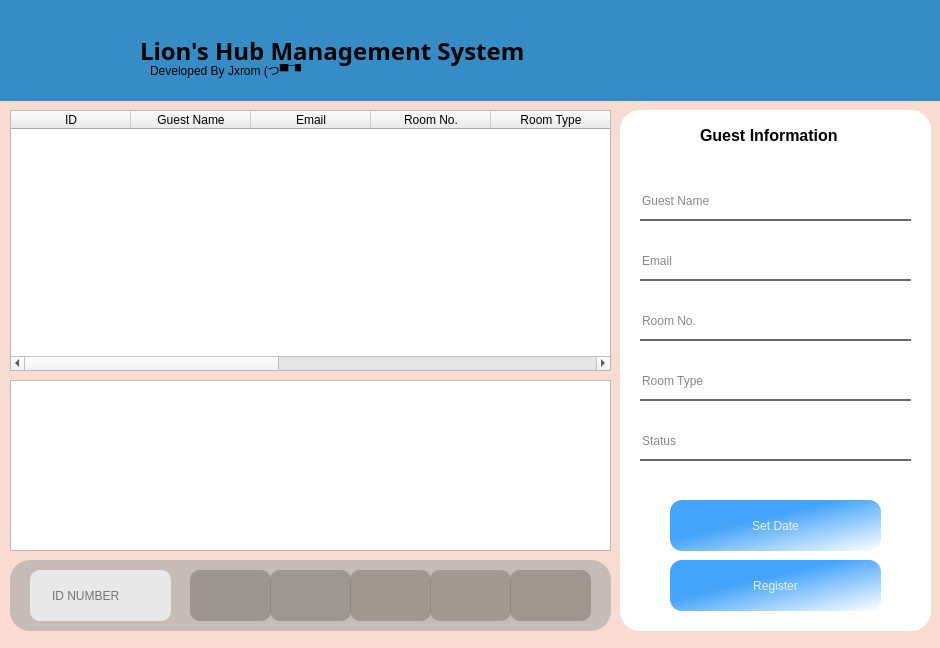
<?xml version="1.0" encoding="UTF-8"?>
<ui version="4.0">
 <class>MainWindow</class>
 <widget class="QMainWindow" name="MainWindow">
  <property name="geometry">
   <rect>
    <x>0</x>
    <y>0</y>
    <width>940</width>
    <height>648</height>
   </rect>
  </property>
  <property name="windowTitle">
   <string>Resort Management System</string>
  </property>
  <property name="windowIcon">
   <iconset resource="rsc.qrc">
    <normaloff>:/icons/icons/lion.png</normaloff>:/icons/icons/lion.png</iconset>
  </property>
  <widget class="QWidget" name="centralwidget">
   <widget class="QLabel" name="label">
    <property name="geometry">
     <rect>
      <x>0</x>
      <y>0</y>
      <width>941</width>
      <height>101</height>
     </rect>
    </property>
    <property name="styleSheet">
     <string notr="true">background-color:rgb(54, 141, 197);</string>
    </property>
    <property name="text">
     <string/>
    </property>
    <property name="pixmap">
     <pixmap resource="rsc.qrc">:/images/images/sky.jpg</pixmap>
    </property>
    <property name="scaledContents">
     <bool>true</bool>
    </property>
   </widget>
   <widget class="QLabel" name="label_2">
    <property name="geometry">
     <rect>
      <x>0</x>
      <y>100</y>
      <width>940</width>
      <height>551</height>
     </rect>
    </property>
    <property name="styleSheet">
     <string notr="true">background-color:rgb(248, 220, 209)</string>
    </property>
    <property name="text">
     <string/>
    </property>
    <property name="pixmap">
     <pixmap resource="rsc.qrc">:/images/images/resort.jpg</pixmap>
    </property>
    <property name="scaledContents">
     <bool>true</bool>
    </property>
   </widget>
   <widget class="QTableWidget" name="table_widget">
    <property name="geometry">
     <rect>
      <x>10</x>
      <y>110</y>
      <width>601</width>
      <height>261</height>
     </rect>
    </property>
    <attribute name="horizontalHeaderDefaultSectionSize">
     <number>120</number>
    </attribute>
    <attribute name="verticalHeaderVisible">
     <bool>false</bool>
    </attribute>
    <column>
     <property name="text">
      <string>ID</string>
     </property>
    </column>
    <column>
     <property name="text">
      <string>Guest Name</string>
     </property>
    </column>
    <column>
     <property name="text">
      <string>Email</string>
     </property>
    </column>
    <column>
     <property name="text">
      <string>Room No.</string>
     </property>
    </column>
    <column>
     <property name="text">
      <string>Room Type</string>
     </property>
    </column>
    <column>
     <property name="text">
      <string>Status</string>
     </property>
    </column>
    <column>
     <property name="text">
      <string>Date Checked In</string>
     </property>
    </column>
    <column>
     <property name="text">
      <string>Date Checked Out</string>
     </property>
    </column>
    <column>
     <property name="text">
      <string>Amount</string>
     </property>
    </column>
   </widget>
   <widget class="QLabel" name="label_4">
    <property name="geometry">
     <rect>
      <x>620</x>
      <y>110</y>
      <width>311</width>
      <height>521</height>
     </rect>
    </property>
    <property name="styleSheet">
     <string notr="true">background-color: rgb(255, 255, 255);
border-radius: 20px</string>
    </property>
    <property name="text">
     <string/>
    </property>
   </widget>
   <widget class="QLabel" name="label_5">
    <property name="geometry">
     <rect>
      <x>700</x>
      <y>120</y>
      <width>151</width>
      <height>31</height>
     </rect>
    </property>
    <property name="font">
     <font>
      <pointsize>12</pointsize>
      <weight>75</weight>
      <bold>true</bold>
     </font>
    </property>
    <property name="text">
     <string>Guest Information</string>
    </property>
   </widget>
   <widget class="QPushButton" name="SetDate_PushButton">
    <property name="geometry">
     <rect>
      <x>670</x>
      <y>500</y>
      <width>211</width>
      <height>51</height>
     </rect>
    </property>
    <property name="styleSheet">
     <string notr="true">QPushButton {
	background-color: qlineargradient(spread:pad, x1:0, y1:0, x2:1, y2:1, stop:0.397727 rgba(68, 164, 250, 255), stop:1 rgba(255, 255, 255, 255));
	
	color: rgba(255, 255, 255, 210);
	border-radius: 12px;
}


QPushButton:pressed {
	padding-left: 5px;
	padding-top: 5px;
	
}</string>
    </property>
    <property name="text">
     <string>Set Date</string>
    </property>
   </widget>
   <widget class="QLabel" name="label_6">
    <property name="geometry">
     <rect>
      <x>0</x>
      <y>10</y>
      <width>141</width>
      <height>91</height>
     </rect>
    </property>
    <property name="styleSheet">
     <string notr="true">image: url(:/icons/icons/oceanlogo.png);</string>
    </property>
    <property name="text">
     <string/>
    </property>
    <property name="scaledContents">
     <bool>true</bool>
    </property>
   </widget>
   <widget class="QLabel" name="Title_Label">
    <property name="geometry">
     <rect>
      <x>140</x>
      <y>10</y>
      <width>401</width>
      <height>81</height>
     </rect>
    </property>
    <property name="font">
     <font>
      <family>Lora</family>
      <pointsize>18</pointsize>
      <weight>75</weight>
      <italic>false</italic>
      <bold>true</bold>
     </font>
    </property>
    <property name="text">
     <string>Lion's Hub Management System</string>
    </property>
   </widget>
   <widget class="QLineEdit" name="GuestName_LineEdit">
    <property name="geometry">
     <rect>
      <x>640</x>
      <y>190</y>
      <width>271</width>
      <height>31</height>
     </rect>
    </property>
    <property name="styleSheet">
     <string notr="true">background-color: rgba(0, 0, 0, 0);
border: none;
border-bottom: 2px solid rgba(0, 0, 0, 150);
color: rgba(0, 0, 0, 240);
padding-bottom: 7px;
font: 13pt &quot;MS Shell Dlg 2&quot;;
</string>
    </property>
    <property name="placeholderText">
     <string>Guest Name</string>
    </property>
   </widget>
   <widget class="QLineEdit" name="Email_LineEdit">
    <property name="geometry">
     <rect>
      <x>640</x>
      <y>250</y>
      <width>271</width>
      <height>31</height>
     </rect>
    </property>
    <property name="styleSheet">
     <string notr="true">background-color: rgba(0, 0, 0, 0);
border: none;
border-bottom: 2px solid rgba(0, 0, 0, 150);
color: rgba(0, 0, 0, 240);
padding-bottom: 7px;
font: 13pt &quot;MS Shell Dlg 2&quot;;
</string>
    </property>
    <property name="placeholderText">
     <string>Email</string>
    </property>
   </widget>
   <widget class="QLineEdit" name="Room_LineEdit">
    <property name="geometry">
     <rect>
      <x>640</x>
      <y>310</y>
      <width>271</width>
      <height>31</height>
     </rect>
    </property>
    <property name="styleSheet">
     <string notr="true">background-color: rgba(0, 0, 0, 0);
border: none;
border-bottom: 2px solid rgba(0, 0, 0, 150);
color: rgba(0, 0, 0, 240);
padding-bottom: 7px;
font: 13pt &quot;MS Shell Dlg 2&quot;;
</string>
    </property>
    <property name="placeholderText">
     <string>Room No.</string>
    </property>
   </widget>
   <widget class="QLineEdit" name="RoomType_LineEdit">
    <property name="geometry">
     <rect>
      <x>640</x>
      <y>370</y>
      <width>271</width>
      <height>31</height>
     </rect>
    </property>
    <property name="styleSheet">
     <string notr="true">background-color: rgba(0, 0, 0, 0);
border: none;
border-bottom: 2px solid rgba(0, 0, 0, 150);
color: rgba(0, 0, 0, 240);
padding-bottom: 7px;
font: 13pt &quot;MS Shell Dlg 2&quot;;
</string>
    </property>
    <property name="placeholderText">
     <string>Room Type</string>
    </property>
   </widget>
   <widget class="QLineEdit" name="Status_LineEdit">
    <property name="geometry">
     <rect>
      <x>640</x>
      <y>430</y>
      <width>271</width>
      <height>31</height>
     </rect>
    </property>
    <property name="styleSheet">
     <string notr="true">background-color: rgba(0, 0, 0, 0);
border: none;
border-bottom: 2px solid rgba(0, 0, 0, 150);
color: rgba(0, 0, 0, 240);
padding-bottom: 7px;
font: 13pt &quot;MS Shell Dlg 2&quot;;
</string>
    </property>
    <property name="placeholderText">
     <string>Status</string>
    </property>
   </widget>
   <widget class="QPushButton" name="Register_PushButton">
    <property name="geometry">
     <rect>
      <x>670</x>
      <y>560</y>
      <width>211</width>
      <height>51</height>
     </rect>
    </property>
    <property name="styleSheet">
     <string notr="true">QPushButton {
	background-color: qlineargradient(spread:pad, x1:0, y1:0, x2:1, y2:1, stop:0.397727 rgba(68, 164, 250, 255), stop:1 rgba(255, 255, 255, 255));
	
	color: rgba(255, 255, 255, 210);
	border-radius: 12px;
}


QPushButton:pressed {
	padding-left: 5px;
	padding-top: 5px;
	
}</string>
    </property>
    <property name="text">
     <string>Register</string>
    </property>
   </widget>
   <widget class="QTextBrowser" name="printText_window">
    <property name="geometry">
     <rect>
      <x>10</x>
      <y>380</y>
      <width>601</width>
      <height>171</height>
     </rect>
    </property>
    <property name="font">
     <font>
      <pointsize>10</pointsize>
     </font>
    </property>
   </widget>
   <widget class="QLabel" name="label_3">
    <property name="geometry">
     <rect>
      <x>10</x>
      <y>560</y>
      <width>601</width>
      <height>71</height>
     </rect>
    </property>
    <property name="styleSheet">
     <string notr="true">background-color:rgba(163, 163, 163, 150);
border-radius: 20px</string>
    </property>
    <property name="text">
     <string/>
    </property>
   </widget>
   <widget class="QPushButton" name="Delete_PushButton">
    <property name="geometry">
     <rect>
      <x>430</x>
      <y>570</y>
      <width>81</width>
      <height>51</height>
     </rect>
    </property>
    <property name="styleSheet">
     <string notr="true">QPushButton{
	image: url(:/icons/icons/delete.png);
	background-color:rgba(138, 130, 122, 150);
	border-radius: 10px
}

QPushButton:pressed{
	padding-left: 5px;
	padding-top: 5px;	


}</string>
    </property>
    <property name="text">
     <string/>
    </property>
   </widget>
   <widget class="QPushButton" name="Update_PushButton">
    <property name="geometry">
     <rect>
      <x>350</x>
      <y>570</y>
      <width>81</width>
      <height>51</height>
     </rect>
    </property>
    <property name="styleSheet">
     <string notr="true">QPushButton{
	image:url(:/icons/icons/update.png);
	background-color:rgba(133, 125, 119, 150);
	border-radius: 10px
}

QPushButton:pressed{
	padding-left: 5px;
	padding-top: 5px;	


}</string>
    </property>
    <property name="text">
     <string/>
    </property>
   </widget>
   <widget class="QPushButton" name="Print_PushButton">
    <property name="geometry">
     <rect>
      <x>510</x>
      <y>570</y>
      <width>81</width>
      <height>51</height>
     </rect>
    </property>
    <property name="styleSheet">
     <string notr="true">QPushButton{
	image:url(:/icons/icons/print.png);
	background-color: rgba(131, 124, 117, 150);
	border-radius: 10px
}

QPushButton:pressed{
	padding-left: 5px;
	padding-top: 5px;	


}</string>
    </property>
    <property name="text">
     <string/>
    </property>
   </widget>
   <widget class="QLineEdit" name="ID_Number_LineEdit">
    <property name="geometry">
     <rect>
      <x>30</x>
      <y>570</y>
      <width>141</width>
      <height>51</height>
     </rect>
    </property>
    <property name="styleSheet">
     <string notr="true">QLineEdit {
	border: 2px solidrgb(255, 255, 255);
	border-radius: 10px;
	color: rgb(0, 0, 0);
	padding-left: 20px;
	padding-right: 2px;
	background-color:rgb(232, 232, 232);
}
</string>
    </property>
    <property name="placeholderText">
     <string>ID NUMBER</string>
    </property>
   </widget>
   <widget class="QPushButton" name="Show_PushButton">
    <property name="geometry">
     <rect>
      <x>190</x>
      <y>570</y>
      <width>81</width>
      <height>51</height>
     </rect>
    </property>
    <property name="styleSheet">
     <string notr="true">QPushButton{
	image: url(:/icons/icons/show.png);
	background-color:rgba(128, 122, 115, 150);
	border-radius: 10px;

}

QPushButton:pressed{
	padding-left: 5px;
	padding-top: 5px;	


}</string>
    </property>
    <property name="text">
     <string/>
    </property>
   </widget>
   <widget class="QPushButton" name="Pay_PushButton">
    <property name="geometry">
     <rect>
      <x>270</x>
      <y>570</y>
      <width>81</width>
      <height>51</height>
     </rect>
    </property>
    <property name="styleSheet">
     <string notr="true">QPushButton{
	image: url(:/icons/icons/pay.png);
	background-color:rgba(130, 124, 117, 150);
	border-radius: 10px
}

QPushButton:pressed{
	padding-left: 5px;
	padding-top: 5px;	


}</string>
    </property>
    <property name="text">
     <string/>
    </property>
   </widget>
   <widget class="QLabel" name="label_7">
    <property name="geometry">
     <rect>
      <x>800</x>
      <y>10</y>
      <width>121</width>
      <height>81</height>
     </rect>
    </property>
    <property name="styleSheet">
     <string notr="true">
image: url(:/icons/icons/lion.png);</string>
    </property>
    <property name="text">
     <string/>
    </property>
    <property name="scaledContents">
     <bool>true</bool>
    </property>
   </widget>
   <widget class="QLabel" name="label_8">
    <property name="geometry">
     <rect>
      <x>150</x>
      <y>60</y>
      <width>151</width>
      <height>20</height>
     </rect>
    </property>
    <property name="text">
     <string>Developed By Jxrom (つ▀¯▀)つ</string>
    </property>
   </widget>
   <zorder>label_2</zorder>
   <zorder>label</zorder>
   <zorder>label_4</zorder>
   <zorder>label_5</zorder>
   <zorder>SetDate_PushButton</zorder>
   <zorder>table_widget</zorder>
   <zorder>label_6</zorder>
   <zorder>Title_Label</zorder>
   <zorder>GuestName_LineEdit</zorder>
   <zorder>Email_LineEdit</zorder>
   <zorder>Room_LineEdit</zorder>
   <zorder>RoomType_LineEdit</zorder>
   <zorder>Status_LineEdit</zorder>
   <zorder>Register_PushButton</zorder>
   <zorder>printText_window</zorder>
   <zorder>label_3</zorder>
   <zorder>Delete_PushButton</zorder>
   <zorder>Update_PushButton</zorder>
   <zorder>Print_PushButton</zorder>
   <zorder>ID_Number_LineEdit</zorder>
   <zorder>Show_PushButton</zorder>
   <zorder>Pay_PushButton</zorder>
   <zorder>label_7</zorder>
   <zorder>label_8</zorder>
  </widget>
 </widget>
 <resources>
  <include location="rsc.qrc"/>
 </resources>
 <connections/>
</ui>
